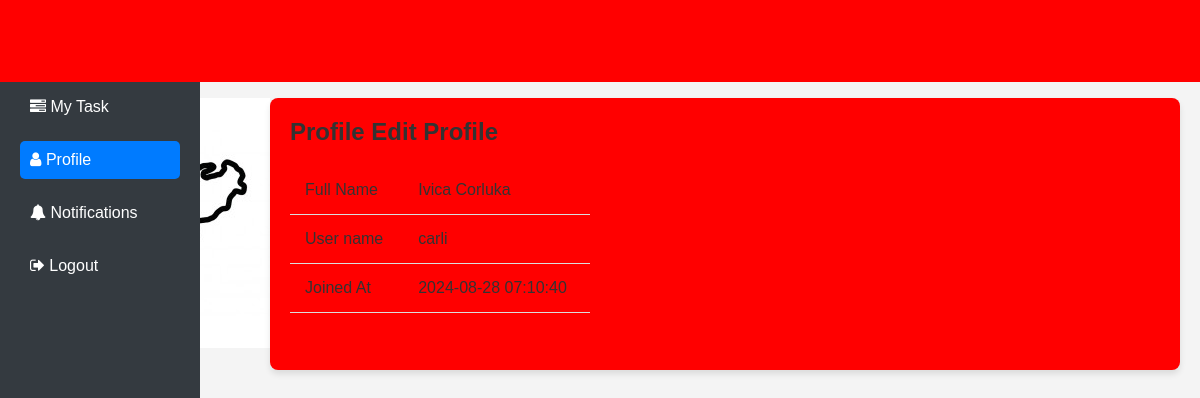
The app's page /profile.php (signed in) with its own data.
### tables this page shows
CREATE TABLE `users` (
  `id` int(11) NOT NULL,
  `full_name` varchar(50) NOT NULL,
  `username` varchar(50) NOT NULL,
  `password` varchar(255) NOT NULL,
  `role` enum('admin','employee') NOT NULL,
  `created_at` timestamp NOT NULL DEFAULT current_timestamp()
);

### app/Model/User.php (called while the page is built, shortened)
<?php
function get_user_by_id($conn, $id){
	$sql = "SELECT * FROM users WHERE id =? ";
	$stmt = $conn->prepare($sql);
	$stmt->execute([$id]);
	if($stmt->rowCount() > 0){
		$user = $stmt->fetch();
	}else $user = 0;
	return $user;
}

### profile.php (the view, shortened to what this page needs)
<?php
if (isset($_SESSION['role']) && isset($_SESSION['id']) && $_SESSION['role'] == "employee") {
    include "DB_connection.php";
    include "app/Model/User.php";
    $user = get_user_by_id($conn, $_SESSION['id']);
 ?>
<!DOCTYPE html>
<html>
<head>
	<link rel="stylesheet" href="https://stackpath.bootstrapcdn.com/font-awesome/4.7.0/css/font-awesome.min.css">
	<link rel="stylesheet" href="css/style2.css">
</head>
<body>
	<?php include "inc/header.php" ?>
	<div class="body">
		<?php include "inc/nav.php" ?>
		<section class="section-1">
			<h4 class="title">Profile <a href="edit_profile.php">Edit Profile</a></h4>
         <table class="main-table" style="max-width: 300px;">
				<tr>
					<td>Full Name</td>
					<td><?=$user['full_name']?></td>
				</tr>
				<tr>
					<td>User name</td>
					<td><?=$user['username']?></td>
				</tr>
				<tr>
					<td>Joined At</td>
					<td><?=$user['created_at']?></td>
				</tr>
			</table>
		</section>
	</div>
</body>
</html>
<?php }else{
   $em = "First login";
   header("Location: login.php?error=$em");
   exit();
}
 ?>

### css/style2.css (style rules this page uses)
* { margin: 0; padding: 0; box-sizing: border-box; font-family: 'Arial', sans-serif; }
body { background-color: #f4f4f4; color: #333; font-size: 16px; }
a { text-decoration: none; color: inherit; }
body > .body { margin-top: 60px; display: flex; }
.body { display: flex; padding: 20px; flex-grow: 1; }
.section-1 { flex-grow: 1; padding: 20px; background-color: red; box-shadow: 0 4px 6px rgba(0, 0, 0, 0.1); border-radius: 8px; }
.title, .title-2 { font-size: 24px; margin-bottom: 15px; color: #333; font-weight: bold; }
.main-table { width: 100%; border-collapse: collapse; margin-top: 20px; }
.main-table th, .main-table td { padding: 15px; text-align: left; border-bottom: 1px solid #ddd; }

### records on screen
users: full_name "Ivica Corluka", username "carli", created_at "2024-08-28 07:10:40"
